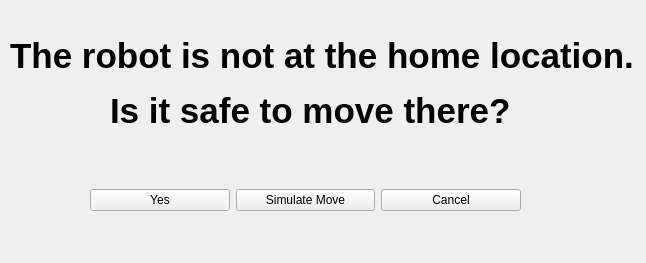
<?xml version="1.0" encoding="UTF-8"?>
<ui version="4.0">
 <class>MoveToHomeWindow</class>
 <widget class="QWidget" name="MoveToHomeWindow">
  <property name="geometry">
   <rect>
    <x>0</x>
    <y>0</y>
    <width>646</width>
    <height>263</height>
   </rect>
  </property>
  <property name="windowTitle">
   <string>Form</string>
  </property>
  <widget class="QWidget" name="horizontalLayoutWidget">
   <property name="geometry">
    <rect>
     <x>90</x>
     <y>160</y>
     <width>431</width>
     <height>80</height>
    </rect>
   </property>
   <layout class="QHBoxLayout" name="horizontalLayout">
    <item>
     <widget class="QPushButton" name="PushButtonYes">
      <property name="text">
       <string>Yes</string>
      </property>
     </widget>
    </item>
    <item>
     <widget class="QPushButton" name="PushButtonSimulate">
      <property name="text">
       <string>Simulate Move</string>
      </property>
     </widget>
    </item>
    <item>
     <widget class="QPushButton" name="PushButtonCancel">
      <property name="text">
       <string>Cancel</string>
      </property>
     </widget>
    </item>
   </layout>
  </widget>
  <widget class="QLabel" name="label_2">
   <property name="geometry">
    <rect>
     <x>110</x>
     <y>80</y>
     <width>421</width>
     <height>61</height>
    </rect>
   </property>
   <property name="font">
    <font>
     <pointsize>26</pointsize>
     <weight>75</weight>
     <bold>true</bold>
    </font>
   </property>
   <property name="text">
    <string>Is it safe to move there?</string>
   </property>
  </widget>
  <widget class="QLabel" name="label">
   <property name="geometry">
    <rect>
     <x>10</x>
     <y>20</y>
     <width>639</width>
     <height>71</height>
    </rect>
   </property>
   <property name="font">
    <font>
     <pointsize>26</pointsize>
     <weight>75</weight>
     <bold>true</bold>
    </font>
   </property>
   <property name="text">
    <string>The robot is not at the home location.</string>
   </property>
  </widget>
 </widget>
 <resources/>
 <connections/>
</ui>
